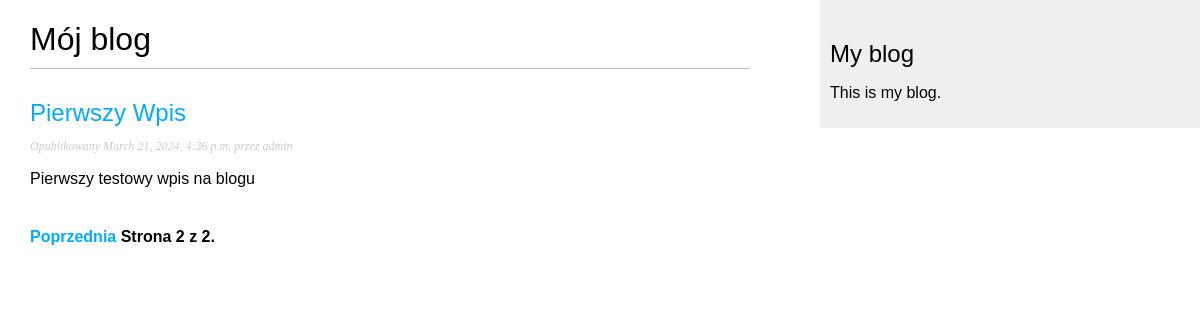
Screenshot of /blog/?page=2 with the database file from the repository.
### blog/models.py (models this page shows, shortened)
class Post(models.Model):
    class Status(models.TextChoices):
        DRAFT = 'DF', 'Roboczy'
        PUBLISHED = 'PB', 'Opublikowany'
    title = models.CharField(max_length=200)
    slug = models.SlugField(max_length=200,
                            unique_for_date='publish')
    author = models.ForeignKey(User,
                               on_delete=models.CASCADE,
                               related_name='blog_post')
    body = models.TextField()
    publish = models.DateTimeField(default=timezone.now)
    create = models.DateTimeField(auto_now_add=True)
    update = models.DateTimeField(auto_now=True)
    status = models.CharField(max_length=2,
                              choices=Status.choices,
                              default=Status.DRAFT)
    object = models.Manager()
    published = PublishManager()
    class Meta:
        ordering = ['-publish']
        indexes = [
            models.Index(fields=['-publish'])
        ]
    def get_absolute_url(self):
        return reverse('blog:post_detail',
                       args=[self.publish.year,
                             self.publish.month,
                             self.publish.day,
                             self.slug])

### blog/views.py (the view)
# urls.py: path('', views.post_list, name='post_list'),
def post_list(request):
    posts = Post.published.all()
    paginator = Paginator(posts, 3)
    page_number = request.GET.get('page', 1)
    try:
        posts = paginator.page(page_number)
    except EmptyPage:
        posts = paginator.page(paginator.num_pages)
    except PageNotAnInteger:
        posts = paginator.page(1)
    return render(request,
                  'post/list.html',
                  {'posts': posts})

### blog/models.py (called while the page is built)
    def get_queryset(self):
        return super().get_queryset().filter(status=Post.Status.PUBLISHED)

### blog/templates/post/list.html (shortened to what this page needs)
{% extends "base.html" %}
{% block content %}
    <h1>Mój blog</h1>
    {% for post in posts %}
        <h2>
            <a href='{{ post.get_absolute_url }}'>
                {{ post.title }}
            </a>
        </h2>
        <p class="date">
            Opublikowany {{ post.publish }} przez {{ post.author }}
        </p>
        {{ post.body|truncatewords:30|linebreaks }}
    {% endfor %}
    {% include "pagination.html" with page=posts %}
{% endblock %}

### static/blog.css (style rules this page uses)
body { margin:0; padding:0; font-family:helvetica, sans-serif; }
a { color:#00abff; text-decoration:none; }
h1 { font-weight:normal; border-bottom:1px solid #bbb; padding:0 0 10px 0; }
h2 { font-weight:normal; margin:30px 0 0; }
p.date { color:#ccc; font-family: georgia, serif; font-size: 12px; font-style: italic; }

### rows the page displays
Post: title "Pierwszy Wpis", publish "March 21, 2024, 4:36 p.m.", author "admin", body "Pierwszy testowy wpis na blogu"

### other values shown
{{ page.number }} "2"
{{ page.paginator.num_pages }} "2"
